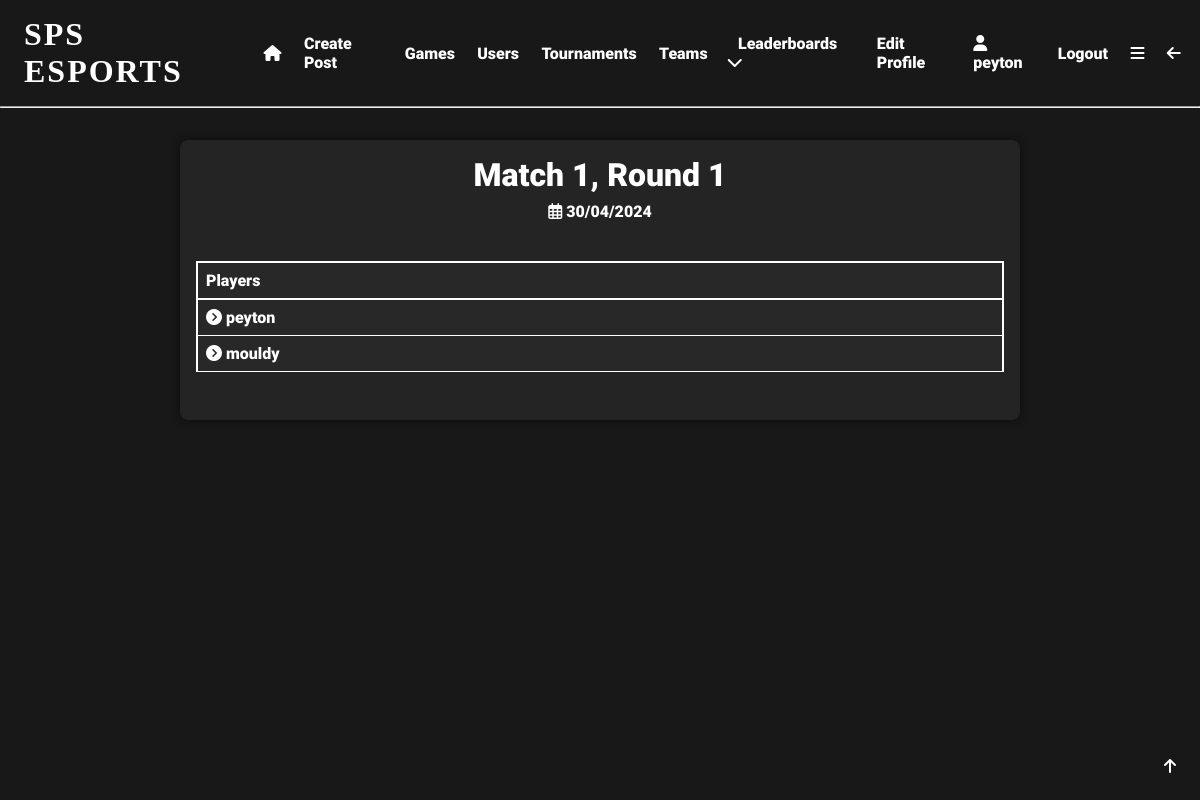
The page /match/1 (signed in) on the database its author committed.
### app/models.py (models this page shows, shortened)
class User(UserMixin, db.Model):
    user_id = db.Column(db.Integer, primary_key=True)
    username = db.Column(db.String(64), index=True, unique=True)
    email = db.Column(db.String(120), index=True, unique=True)
    password_hash = db.Column(db.String(128), nullable=False)
    pfp = db.Column(db.String(140))
    user_bio = db.Column(db.String(140), default='New to SPS eSports!!!')
    pronouns = db.Column(db.String(64), nullable=True)
    skill_level = db.Column(db.String(64), default='Unsure')
    role = db.Column(db.String(64))
    grade = db.Column(db.String(64), nullable=True, default='Unsure')
    availability = db.Column(db.String(140), default='Unsure')
    teams = db.relationship('Teams', back_populates='user')
    team_users = db.relationship('TeamUsers', back_populates='user')
    posts = db.relationship('Posts', back_populates='user')
    likes = db.relationship('Likes', back_populates='user')
    tournaments = db.relationship('Tournaments', back_populates='user')
    favourite_games = db.relationship('FavouriteGames', back_populates='user')
    tournament_users = db.relationship('TournamentUsers', back_populates='user')
    comments = db.relationship('Comments', back_populates='user')
    matches = db.relationship('Matches', back_populates='user')
    match_users = db.relationship('MatchUsers', back_populates='user')
    following = db.relationship('Following', backref='user', foreign_keys='Following.user_id')
    followed = db.relationship('Following', foreign_keys='Following.following_id')
    sponsor = db.relationship('SponsoredUsers', backref='user', foreign_keys='SponsoredUsers.sponsor_id')
    sponsored = db.relationship('SponsoredUsers', foreign_keys='SponsoredUsers.sponsored_id')

class Matches(db.Model):
    match_id = db.Column(db.Integer, primary_key=True, index=True, unique=True, nullable=False)
    match_date = db.Column(db.DateTime, index=True)
    round = db.Column(db.Integer, nullable=False)
    round_match = db.Column(db.Integer, nullable=False)
    match_winner = db.Column(db.Integer, db.ForeignKey('user.user_id'), name='match_winner_id', nullable=True)
    tournament_id = db.Column(db.Integer, db.ForeignKey('tournaments.tournament_id'), name='match_tournament_id',
                              nullable=False)
    user = db.relationship('User', back_populates='matches')
    tournament = db.relationship('Tournaments', back_populates='matches')
    match_users = db.relationship('MatchUsers', back_populates='match')

### app/routes.py (the view)
@app.route('/match/<match_id>')
@login_required
def match(match_id):
    match = Matches.query.filter_by(match_id=match_id).first_or_404()
    tournament = Tournaments.query.filter_by(tournament_id=match.tournament_id).first()
    user = current_user
    winner = User.query.filter_by(user_id=match.match_winner).first()
    match_users = MatchUsers.query.filter_by(match_id=match_id).all()
    players = []
    for match_user in match_users:
        player = User.query.filter_by(user_id=match_user.match_user).first()
        players.append(player)
    return render_template('match.html', match=match, tournament=tournament, user=user, match_users=match_users, players=players, winner=winner)

### app/__init__.py (called while the page is built)
@app.template_filter('format_date')
def format_date(date):
    return date.strftime('%d/%m/%Y')

### app/models.py (called while the page is built)
@login.user_loader
def load_user(user_id):
    return User.query.get(int(user_id))  # returns the user id as an integer

### app/templates/match.html (shortened to what this page needs)
{% extends 'base.html' %}
{% block content %}
<div class="centre">
  <div class="gen-container">
    <h1>Match {{match.round_match}}, Round {{match.round}}</h1>
    {% if match.match_date %}
    <p><i class="fa-regular fa-calendar-days"></i> {{ match.match_date|format_date }}</p>
    {% endif %}
    <div class="info-table lineup">
      <table>
        <tr>
          <th>Players</th>
        </tr>
        {% for player in players %}
        <tr>
          <td><a href="{{url_for('user', username=player.username)}}"><i class="fa-solid fa-circle-chevron-right"></i>   {{player.username}}</a></td>
        </tr>
        {% endfor %}
      </table>
    </div>
  </div>
</div>
{% endblock %}

### app/templates/base.html (shortened to what this page needs)
<!DOCTYPE html>
<html lang="en">
<head>
    <link rel="stylesheet" href="{{ url_for('static', filename='css/styles.css') }}">
</head>
<body>
  <div id="top" class="header">
      {% if current_user.is_anonymous %}
        <h1 onclick="location.href='login'">SPS ESPORTS</h1>
        <a href="{{ url_for('login') }}">Login</a>
        <a href="{{ url_for('register') }}">Register</a>
      {% else %}
        <h1 onclick="location.href='{{url_for('index')}}'">SPS ESPORTS</h1>
        <a href="{{ url_for('index') }}"><i class="fa-solid fa-house"></i></a>
        <a href="{{ url_for('create_post') }}">Create Post</a>
        <a href="{{ url_for('search') }}">Games</a>
        <a href="{{ url_for('user_search') }}">Users</a>
        <a href="{{ url_for('tournament_search') }}">Tournaments</a>
        <a href="{{url_for('team_search')}}">Teams</a>
        <div class="expand">
            <div class="expand-button">
                <a href="javascript:showDropdown()">Leaderboards  <i class="fa-solid fa-chevron-down"></i></a>
            </div>
        </div>
        <a href="{{ url_for('edit_profile') }}">Edit Profile</a>
        <a href="{{ url_for('user', username=current_user.username) }}"><i class="fa-solid fa-user"></i>   {{current_user.username}}</a>
        <a href="{{ url_for('logout') }}">Logout</a>
        <a href="javascript:showNavBar()"><i class="fa-solid fa-bars"></i></a>
        <a href="javascript:window.history.back();"><i class="fa-solid fa-arrow-left"></i></a>
      {% endif %}
  </div>
    <hr>
  <div class="topbutton">
    <a href="#top"><i class="fa-solid fa-arrow-up"></i></a>
  </div>
{% block content %} {% endblock %}
</body>
</html>

### app/static/css/styles.css (style rules this page uses)
* { margin: 0; padding: 0; box-sizing: border-box; scroll-behavior: smooth; scrollbar-width: thin; scrollbar-color: white var(--bg); }
body { background: var(--bg); color: white; }
:root { --accent: #e81c29; --bg: #181818; --bg2: #282828; --lightbg: rgba(255,255,255,0.05); }
.header { display:flex; align-items: center; padding: 1em 0.5em; }
.header a { padding: 0em 0.7em; font-family: 'Roboto'; font-size: 1em; text-decoration: none; transition: 0.5s; position: relative; transition: 0.3s; color: white; }
.header a::before { content: ''; position: absolute; width: 100%; height: 2px; left: 0; bottom: -2px; background-color: var(--accent); transform-origin: right; transform: scaleX(0); transition: transform 0.3s; }
.header h1 { box-shadow: inset 0 0 0 0 var(--bg); font-family: 'Nausea'; letter-spacing: 2px; padding: 0 0.5em; position: relative; transition: color 0.3s ease-in-out, box-shadow 0.3s ease-in-out; }
.expand { font-family: 'Roboto'; padding: 0.5em; position: relative; }
h1 { font-family: 'Roboto'; font-size: 2em; }
.centre h1 { text-align: center; }
.topbutton { position: fixed; bottom: 1em; right: 1em; padding: 0.5em; border-radius: 50%; background-color: var(--bg); color: white; font-family: 'Roboto'; font-size: 1em; transition: 0.5s; }
p { font-family: 'Roboto'; font-size: 1em; padding: 0.5em 0; }
a { color: white; text-decoration: none; transition: 0.5s; padding: 0.5em 0; position: relative; font-family: 'Roboto'; }
a::before { content: ''; position: absolute; width: 100%; height: 2px; left: 0; bottom: -2px; background-color: var(--accent); transform-origin: right; transform: scaleX(0); transition: transform 0.3s; }
.centre { display: flex; flex-flow: row wrap; align-items: center; justify-content: center; width: 100%; margin: 1em 0; }
.info-table { display: flex; flex-flow: column wrap; align-items: center; justify-content: center; width: 100%; margin: 1em 0; font-family: 'Roboto'; }
.info-table table { width: 100%; border-collapse: collapse; margin: 1em 0; text-align: left; }
.info-table th { padding: 0.5em; border: 2px solid white; background-color: var(--bg2); }
.info-table td { padding: 0.5em; border: 1px solid white; border-right: 2px solid white; border-left: 2px solid white; background-color: var(--bg2); }
.gen-container { display: flex; flex-flow: column wrap; align-items: center; justify-content: center; width: 70%; margin: 1em 0; font-family: 'Roboto'; background-color: var(--lightbg); padding: 1em; border-radius: 0.5em; box-shadow: 0 0 10px 0 rgba(0,0,0,0.5); }
.lineup a::before { top: 80%; }

### rows shown on the page
User: username "peyton"
Matches: round_match "1", round "1", match_date "30/04/2024"
User: username "mouldy"
